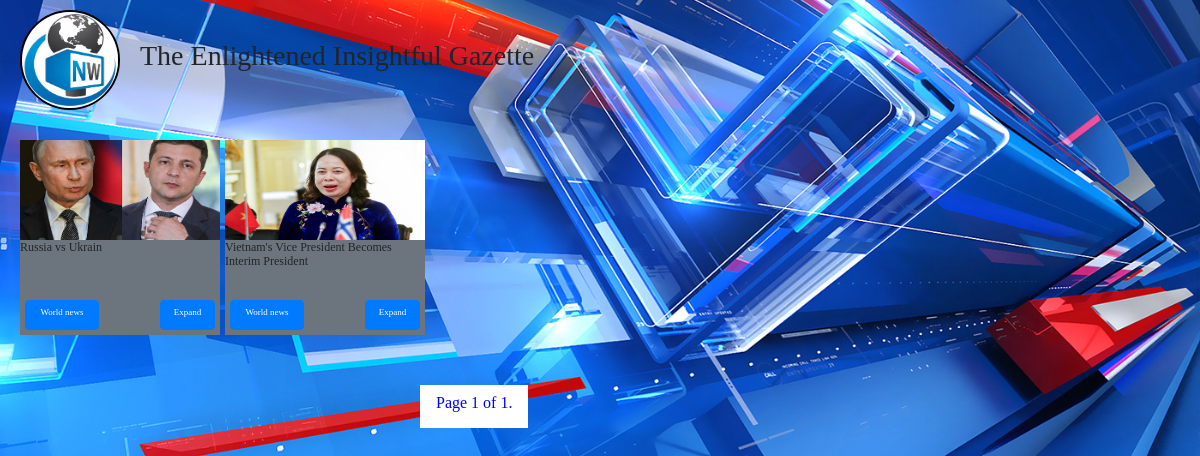
The page /category/1 on the database as committed earlier.
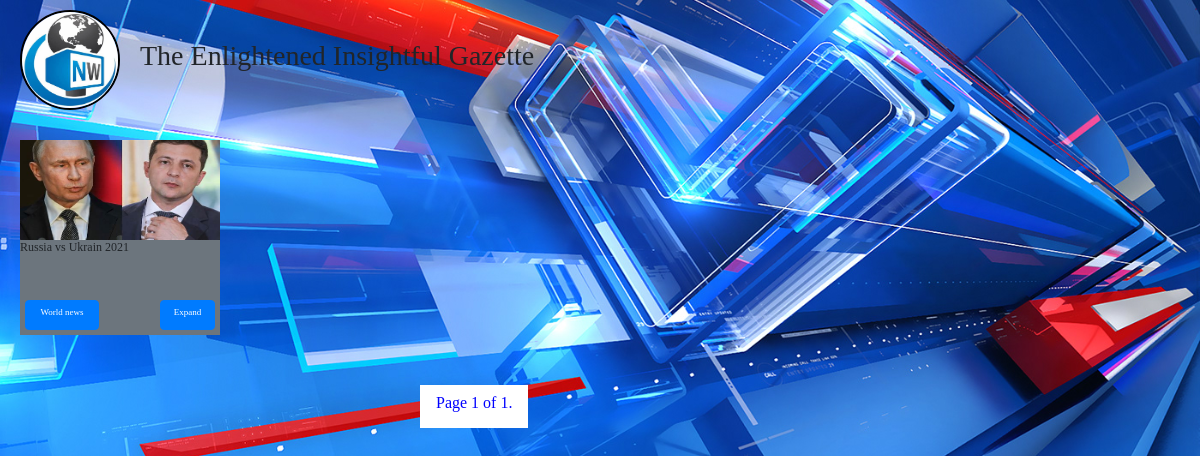
The same page on the database as committed later.
### newsInfo/models.py (models this page shows, shortened)
class NewsModel(models.Model):
    news_title = models.TextField(help_text="Название товара")
    news_category = models.ForeignKey(CategoryModel, on_delete=models.CASCADE, null=True, blank=True)
    news_description = models.TextField()
    news_image = models.FileField(upload_to="news_images")
    news_created_at = models.DateTimeField(auto_now_add=True)
    class Meta:
        verbose_name = "News"
        verbose_name_plural = "News info"

class CategoryModel(models.Model):
    category_title = models.CharField(max_length=50)
    created_at = models.DateTimeField(auto_now_add=True)
    def __str__(self):
        return self.category_title
    class Meta:
        verbose_name = "News category",
        verbose_name_plural = "News categories"

### newsInfo/views.py (the view)
# urls.py: path("category/<int:pk>", CategoriesPage.as_view()),
class CategoriesPage(ListView):
    form = SearchForms
    paginate_by = 5
    template_name = "bad.html"
    context_object_name = "categories_page"
    model = NewsModel
    def get_queryset(self):
        value = self.kwargs.get("pk")
        query_set = NewsModel.objects.filter(news_category=value)
        return query_set

### templates/bad.html (shortened to what this page needs)
<!DOCTYPE html>
<html lang="en">
<head>
    <link href="https://stackpath.bootstrapcdn.com/bootstrap/4.5.2/css/bootstrap.min.css" rel="stylesheet">
</head>
<body style="margin:0;padding:0;background-image:url('/media/image/orqa1.jpeg');background-size:cover;
background-position:center;">
    <header>
        <div style="margin-top:10px;display:flex;">
            <div>
                <img src="/media/image/OIP.jpeg" style="border-radius:50%;
        border:2px solid black;margin-bottom:10px;margin-left:20px; width:100px;height:100px">
            </div>
            <div style="margin-left:20px;padding-top:29px; font-family:Stencil Std, fantasy">
                <h3>The Enlightened Insightful Gazette</h3>
            </div>
        </div>
    </header>
    {% if categories_page %}
<div style="margin-left:5px;margin-right:10px;margin-top:20px;display:flex;" class="container" >
        {% for news in categories_page %}
        <div class="bg-secondary"style="margin-right:5px;">
            <div style="flex:1;">
                <div style="width:200px;height:100px;">
                    <img style="width:200px;height:100px;" src="{{ news.news_image.url }}">
                </div>
                <div style="width:200px;height:60px;" >
                    <h6 style="font-family:URW Chancery L, cursive;font-size:12px;width:200px;height:60px;">{{ news.news_title }}</h6>
                </div>
                <div style="display:flex; justify-content:space-between;">
                    <div class="btn btn-primary" style="margin-left:5px;margin-bottom:5px; width:74px;height:30px;">
                        <a href="/category/{{ news.news_category.id }}"><h6 style="font-family:Apple Chancery, cursive;color:white;font-size:9px;">{{news.news_category}}</h6></a>
                    </div>
                    <div class="btn btn-primary" style="text-align:center;margin-right:5px;margin-bottom:5px;width:55px;height:30px;">
                        <a href="/news/{{ news.pk }}"><h6 style="font-family:Apple Chancery, cursive;color:white; font-size:9px;">Expand</h6></a>
                    </div>
                </div>
            </div>
        </div>
        {% endfor %}
    </div>
<div class="pagination" style="margin-top:50px;margin-left:420px;">
    <div class="step-links" style="display:flex;background-color:white;">
        <h6 class="nav-link" style="background-color:white;font-family:Apple Chancery, cursive;color:blue;">Page {{ page_obj.number }} of {{ page_obj.paginator.num_pages }}.</h6>
    </div>
</div>
{% endif %}
</body>
</html>

Rows that differ between the two databases and show on the page:
removed NewsModel: news_image (picture), news_title "Vietnam's Vice President Becomes Interim President", news_category "World news"
changed NewsModel "World news": news_title "Russia vs Ukrain" → "Russia vs Ukrain 2021"
